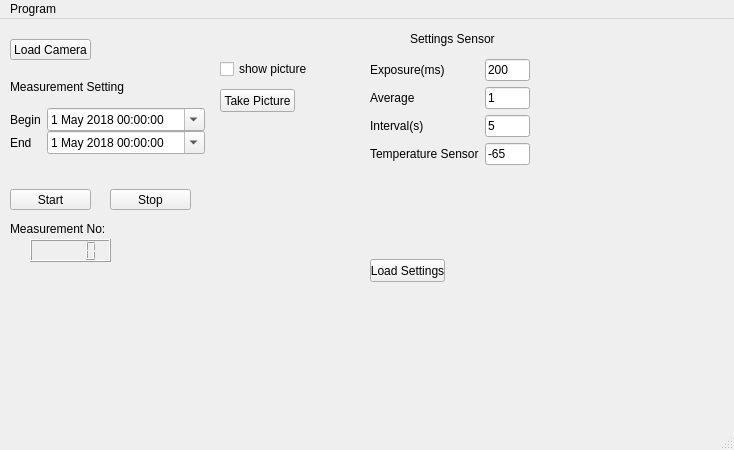
<?xml version="1.0" encoding="UTF-8"?>
<ui version="4.0">
 <class>MainWindow</class>
 <widget class="QMainWindow" name="MainWindow">
  <property name="geometry">
   <rect>
    <x>0</x>
    <y>0</y>
    <width>734</width>
    <height>450</height>
   </rect>
  </property>
  <property name="windowTitle">
   <string>AMUDIS Control</string>
  </property>
  <widget class="QWidget" name="centralwidget">
   <widget class="QPushButton" name="loadCamera">
    <property name="geometry">
     <rect>
      <x>10</x>
      <y>20</y>
      <width>81</width>
      <height>21</height>
     </rect>
    </property>
    <property name="text">
     <string>Load Camera</string>
    </property>
   </widget>
   <widget class="QWidget" name="formLayoutWidget">
    <property name="geometry">
     <rect>
      <x>10</x>
      <y>89</y>
      <width>195</width>
      <height>61</height>
     </rect>
    </property>
    <layout class="QFormLayout" name="formLayout">
     <property name="horizontalSpacing">
      <number>6</number>
     </property>
     <property name="verticalSpacing">
      <number>0</number>
     </property>
     <item row="2" column="0">
      <widget class="QLabel" name="begin_label">
       <property name="text">
        <string>Begin</string>
       </property>
      </widget>
     </item>
     <item row="2" column="1">
      <widget class="QDateTimeEdit" name="dateTimeEdit_begin">
       <property name="dateTime">
        <datetime>
         <hour>0</hour>
         <minute>0</minute>
         <second>0</second>
         <year>2018</year>
         <month>5</month>
         <day>1</day>
        </datetime>
       </property>
       <property name="date">
        <date>
         <year>2018</year>
         <month>5</month>
         <day>1</day>
        </date>
       </property>
       <property name="time">
        <time>
         <hour>0</hour>
         <minute>0</minute>
         <second>0</second>
        </time>
       </property>
       <property name="minimumDateTime">
        <datetime>
         <hour>0</hour>
         <minute>0</minute>
         <second>0</second>
         <year>2018</year>
         <month>1</month>
         <day>1</day>
        </datetime>
       </property>
       <property name="calendarPopup">
        <bool>true</bool>
       </property>
      </widget>
     </item>
     <item row="3" column="1">
      <widget class="QDateTimeEdit" name="dateTimeEdit_end">
       <property name="dateTime">
        <datetime>
         <hour>0</hour>
         <minute>0</minute>
         <second>0</second>
         <year>2018</year>
         <month>5</month>
         <day>1</day>
        </datetime>
       </property>
       <property name="date">
        <date>
         <year>2018</year>
         <month>5</month>
         <day>1</day>
        </date>
       </property>
       <property name="minimumDateTime">
        <datetime>
         <hour>0</hour>
         <minute>0</minute>
         <second>0</second>
         <year>2018</year>
         <month>1</month>
         <day>1</day>
        </datetime>
       </property>
       <property name="calendarPopup">
        <bool>true</bool>
       </property>
      </widget>
     </item>
     <item row="3" column="0">
      <widget class="QLabel" name="end_label">
       <property name="text">
        <string>End</string>
       </property>
      </widget>
     </item>
    </layout>
   </widget>
   <widget class="QLabel" name="label_3">
    <property name="geometry">
     <rect>
      <x>10</x>
      <y>60</y>
      <width>231</width>
      <height>16</height>
     </rect>
    </property>
    <property name="text">
     <string>Measurement Setting</string>
    </property>
   </widget>
   <widget class="QPushButton" name="startButton">
    <property name="geometry">
     <rect>
      <x>10</x>
      <y>170</y>
      <width>81</width>
      <height>21</height>
     </rect>
    </property>
    <property name="text">
     <string>Start</string>
    </property>
   </widget>
   <widget class="QPushButton" name="takePictureButton">
    <property name="geometry">
     <rect>
      <x>220</x>
      <y>70</y>
      <width>75</width>
      <height>23</height>
     </rect>
    </property>
    <property name="text">
     <string>Take Picture</string>
    </property>
   </widget>
   <widget class="QStackedWidget" name="objectSettings">
    <property name="geometry">
     <rect>
      <x>370</x>
      <y>0</y>
      <width>191</width>
      <height>281</height>
     </rect>
    </property>
    <property name="currentIndex">
     <number>0</number>
    </property>
    <widget class="QWidget" name="page">
     <widget class="QWidget" name="formLayoutWidget_2">
      <property name="geometry">
       <rect>
        <x>0</x>
        <y>40</y>
        <width>160</width>
        <height>152</height>
       </rect>
      </property>
      <layout class="QFormLayout" name="formLayout_2">
       <item row="1" column="1">
        <widget class="QLineEdit" name="ExposureValue">
         <property name="text">
          <string>200</string>
         </property>
        </widget>
       </item>
       <item row="1" column="0">
        <widget class="QLabel" name="labelExposure">
         <property name="text">
          <string>Exposure(ms)</string>
         </property>
        </widget>
       </item>
       <item row="2" column="0">
        <widget class="QLabel" name="labelAverage">
         <property name="text">
          <string>Average</string>
         </property>
        </widget>
       </item>
       <item row="2" column="1">
        <widget class="QLineEdit" name="AverageValue">
         <property name="text">
          <string>1</string>
         </property>
        </widget>
       </item>
       <item row="3" column="0">
        <widget class="QLabel" name="labelInterval">
         <property name="text">
          <string>Interval(s)</string>
         </property>
        </widget>
       </item>
       <item row="3" column="1">
        <widget class="QLineEdit" name="IntervalValue">
         <property name="text">
          <string>5</string>
         </property>
        </widget>
       </item>
       <item row="4" column="0">
        <widget class="QLabel" name="tempsensorlabel">
         <property name="text">
          <string>Temperature Sensor</string>
         </property>
        </widget>
       </item>
       <item row="4" column="1">
        <widget class="QLineEdit" name="TempSensorValue">
         <property name="text">
          <string>-65</string>
         </property>
        </widget>
       </item>
      </layout>
     </widget>
     <widget class="QLabel" name="label">
      <property name="geometry">
       <rect>
        <x>40</x>
        <y>10</y>
        <width>91</width>
        <height>20</height>
       </rect>
      </property>
      <property name="text">
       <string>Settings Sensor</string>
      </property>
     </widget>
     <widget class="QPushButton" name="pushButtonLoadSettings">
      <property name="geometry">
       <rect>
        <x>0</x>
        <y>240</y>
        <width>75</width>
        <height>23</height>
       </rect>
      </property>
      <property name="text">
       <string>Load Settings</string>
      </property>
     </widget>
    </widget>
    <widget class="QWidget" name="page_2"/>
   </widget>
   <widget class="QLCDNumber" name="lcdNumber">
    <property name="geometry">
     <rect>
      <x>30</x>
      <y>220</y>
      <width>81</width>
      <height>23</height>
     </rect>
    </property>
   </widget>
   <widget class="QLabel" name="MeasurementNo">
    <property name="geometry">
     <rect>
      <x>10</x>
      <y>200</y>
      <width>121</width>
      <height>20</height>
     </rect>
    </property>
    <property name="text">
     <string>Measurement No:</string>
    </property>
   </widget>
   <widget class="QPushButton" name="stopButton">
    <property name="geometry">
     <rect>
      <x>110</x>
      <y>170</y>
      <width>81</width>
      <height>21</height>
     </rect>
    </property>
    <property name="text">
     <string>Stop</string>
    </property>
   </widget>
   <widget class="QCheckBox" name="showPicture">
    <property name="geometry">
     <rect>
      <x>220</x>
      <y>40</y>
      <width>87</width>
      <height>20</height>
     </rect>
    </property>
    <property name="text">
     <string>show picture</string>
    </property>
   </widget>
  </widget>
  <widget class="QMenuBar" name="menubar">
   <property name="geometry">
    <rect>
     <x>0</x>
     <y>0</y>
     <width>734</width>
     <height>22</height>
    </rect>
   </property>
   <widget class="QMenu" name="menuProgram">
    <property name="title">
     <string>Program</string>
    </property>
    <addaction name="actionInitialize_system"/>
    <addaction name="separator"/>
    <addaction name="actionQuit"/>
   </widget>
   <addaction name="menuProgram"/>
  </widget>
  <widget class="QStatusBar" name="statusbar"/>
  <action name="actionSettings">
   <property name="text">
    <string>Settings</string>
   </property>
  </action>
  <action name="actionQuit">
   <property name="text">
    <string>Quit</string>
   </property>
  </action>
  <action name="actionInitialize_system">
   <property name="text">
    <string>Initialize system</string>
   </property>
  </action>
 </widget>
 <resources/>
 <connections/>
</ui>
